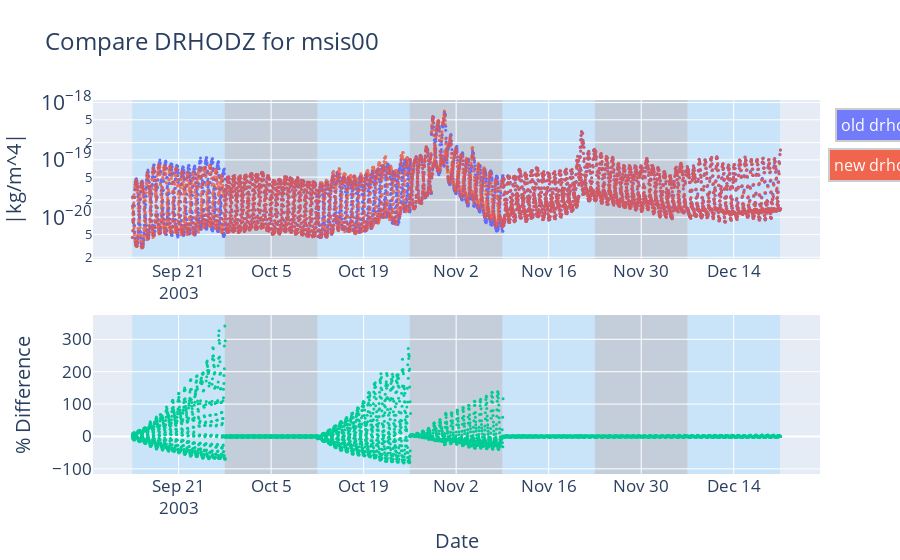

Notebook source saved alongside this figure:
### Code cell
%load_ext autoreload
%autoreload 2

import sys  
sys.path.insert(0, '/data/geodyn_proj/pygeodyn/')
from pygeodyn_Analysis import plot_drhodz


fig = make_subplots(rows=2, cols=1   )

fig = plot_drhodz(fig, Obj_msis00_DrhodzOff,Obj_msis00_DrhodzOn, 0, 200, 'old drhodz','new drhodz' )
# fig = plot_drhodz(fig, , 1, 200, 'DRHODZ update On')

iplot(fig)

### Figure 1 — Plotly figure (JSON) as saved in the notebook; plotly's stock layout.template omitted (floating-point values rounded to 4 significant figures; data arrays with more than 128 entries replaced by an {"elided": "..."} marker saying what was removed)
{"data": [{"marker": {"color": "#636EFA", "size": 3}, "mode": "markers", "name": "Arc: 1", "showlegend": false, "type": "scatter", "x": {"elided": "809 str values"}, "xaxis": "x", "y": {"elided": "809 float values"}, "yaxis": "y"}, {"marker": {"color": "#EF553B", "size": 3}, "mode": "markers", "name": "Arc: 1", "opacity": 0.8, "showlegend": false, "type": "scatter", "x": {"elided": "809 str values"}, "xaxis": "x", "y": {"elided": "809 float values"}, "yaxis": "y"}, {"marker": {"color": "#00CC96", "size": 3}, "mode": "markers", "name": "Arc: 1", "showlegend": false, "type": "scatter", "x": {"elided": "809 str values"}, "xaxis": "x2", "y": {"elided": "809 float values"}, "yaxis": "y2"}, {"marker": {"color": "#636EFA", "size": 3}, "mode": "markers", "name": "Arc: 2", "showlegend": false, "type": "scatter", "x": {"elided": "809 str values"}, "xaxis": "x", "y": {"elided": "809 float values"}, "yaxis": "y"}, {"marker": {"color": "#EF553B", "size": 3}, "mode": "markers", "name": "Arc: 2", "opacity": 0.8, "showlegend": false, "type": "scatter", "x": {"elided": "809 str values"}, "xaxis": "x", "y": {"elided": "809 float values"}, "yaxis": "y"}, {"marker": {"color": "#00CC96", "size": 3}, "mode": "markers", "name": "Arc: 2", "showlegend": false, "type": "scatter", "x": {"elided": "809 str values"}, "xaxis": "x2", "y": {"elided": "809 float values"}, "yaxis": "y2"}, {"marker": {"color": "#636EFA", "size": 3}, "mode": "markers", "name": "Arc: 3", "showlegend": false, "type": "scatter", "x": {"elided": "810 str values"}, "xaxis": "x", "y": {"elided": "810 float values"}, "yaxis": "y"}, {"marker": {"color": "#EF553B", "size": 3}, "mode": "markers", "name": "Arc: 3", "opacity": 0.8, "showlegend": false, "type": "scatter", "x": {"elided": "810 str values"}, "xaxis": "x", "y": {"elided": "810 float values"}, "yaxis": "y"}, {"marker": {"color": "#00CC96", "size": 3}, "mode": "markers", "name": "Arc: 3", "showlegend": false, "type": "scatter", "x": {"elided": "810 str values"}, "xaxis": "x2", "y": {"elided": "810 float values"}, "yaxis": "y2"}, {"marker": {"color": "#636EFA", "size": 3}, "mode": "markers", "name": "Arc: 4", "showlegend": false, "type": "scatter", "x": {"elided": "803 str values"}, "xaxis": "x", "y": {"elided": "803 float values"}, "yaxis": "y"}, {"marker": {"color": "#EF553B", "size": 3}, "mode": "markers", "name": "Arc: 4", "opacity": 0.8, "showlegend": false, "type": "scatter", "x": {"elided": "803 str values"}, "xaxis": "x", "y": {"elided": "803 float values"}, "yaxis": "y"}, {"marker": {"color": "#00CC96", "size": 3}, "mode": "markers", "name": "Arc: 4", "showlegend": false, "type": "scatter", "x": {"elided": "803 str values"}, "xaxis": "x2", "y": {"elided": "803 float values"}, "yaxis": "y2"}, {"marker": {"color": "#636EFA", "size": 3}, "mode": "markers", "name": "Arc: 5", "showlegend": false, "type": "scatter", "x": {"elided": "810 str values"}, "xaxis": "x", "y": {"elided": "810 float values"}, "yaxis": "y"}, {"marker": {"color": "#EF553B", "size": 3}, "mode": "markers", "name": "Arc: 5", "opacity": 0.8, "showlegend": false, "type": "scatter", "x": {"elided": "810 str values"}, "xaxis": "x", "y": {"elided": "810 float values"}, "yaxis": "y"}, {"marker": {"color": "#00CC96", "size": 3}, "mode": "markers", "name": "Arc: 5", "showlegend": false, "type": "scatter", "x": {"elided": "810 str values"}, "xaxis": "x2", "y": {"elided": "810 float values"}, "yaxis": "y2"}, {"marker": {"color": "#636EFA", "size": 3}, "mode": "markers", "name": "Arc: 6", "showlegend": false, "type": "scatter", "x": {"elided": "802 str values"}, "xaxis": "x", "y": {"elided": "802 float values"}, "yaxis": "y"}, {"marker": {"color": "#EF553B", "size": 3}, "mode": "markers", "name": "Arc: 6", "opacity": 0.8, "showlegend": false, "type": "scatter", "x": {"elided": "802 str values"}, "xaxis": "x", "y": {"elided": "802 float values"}, "yaxis": "y"}, {"marker": {"color": "#00CC96", "size": 3}, "mode": "markers", "name": "Arc: 6", "showlegend": false, "type": "scatter", "x": {"elided": "802 str values"}, "xaxis": "x2", "y": {"elided": "802 float values"}, "yaxis": "y2"}, {"marker": {"color": "#636EFA", "size": 3}, "mode": "markers", "name": "Arc: 7", "showlegend": false, "type": "scatter", "x": {"elided": "807 str values"}, "xaxis": "x", "y": {"elided": "807 float values"}, "yaxis": "y"}, {"marker": {"color": "#EF553B", "size": 3}, "mode": "markers", "name": "Arc: 7", "opacity": 0.8, "showlegend": false, "type": "scatter", "x": {"elided": "807 str values"}, "xaxis": "x", "y": {"elided": "807 float values"}, "yaxis": "y"}, {"marker": {"color": "#00CC96", "size": 3}, "mode": "markers", "name": "Arc: 7", "showlegend": false, "type": "scatter", "x": {"elided": "807 str values"}, "xaxis": "x2", "y": {"elided": "807 float values"}, "yaxis": "y2"}], "layout": {"annotations": [{"align": "center", "bgcolor": "#636EFA", "bordercolor": "#c7c7c7", "borderpad": 4, "borderwidth": 2, "font": {"color": "#ffffff", "size": 16}, "opacity": 0.9, "showarrow": false, "text": "old drhodz", "x": 1.15, "xref": "x domain", "y": 0.95, "yref": "y domain"}, {"align": "center", "bgcolor": "#EF553B", "bordercolor": "#c7c7c7", "borderpad": 4, "borderwidth": 2, "font": {"color": "#ffffff", "size": 16}, "opacity": 0.9, "showarrow": false, "text": "new drhodz", "x": 1.15, "xref": "x domain", "y": 0.7, "yref": "y domain"}], "font": {"size": 17}, "shapes": [{"fillcolor": "LightSkyBlue", "layer": "below", "line": {"width": 0}, "opacity": 0.3, "type": "rect", "x0": "2003-09-14T00:00:00", "x1": "2003-09-28T00:00:00", "xref": "x", "y0": 0, "y1": 1, "yref": "y domain"}, {"fillcolor": "LightSkyBlue", "layer": "below", "line": {"width": 0}, "opacity": 0.3, "type": "rect", "x0": "2003-09-14T00:00:00", "x1": "2003-09-28T00:00:00", "xref": "x2", "y0": 0, "y1": 1, "yref": "y2 domain"}, {"fillcolor": "LightSlateGrey", "layer": "below", "line": {"width": 0}, "opacity": 0.3, "type": "rect", "x0": "2003-09-28T00:00:00", "x1": "2003-10-12T00:00:00", "xref": "x", "y0": 0, "y1": 1, "yref": "y domain"}, {"fillcolor": "LightSlateGrey", "layer": "below", "line": {"width": 0}, "opacity": 0.3, "type": "rect", "x0": "2003-09-28T00:00:00", "x1": "2003-10-12T00:00:00", "xref": "x2", "y0": 0, "y1": 1, "yref": "y2 domain"}, {"fillcolor": "LightSkyBlue", "layer": "below", "line": {"width": 0}, "opacity": 0.3, "type": "rect", "x0": "2003-10-12T00:00:00", "x1": "2003-10-26T00:00:00", "xref": "x", "y0": 0, "y1": 1, "yref": "y domain"}, {"fillcolor": "LightSkyBlue", "layer": "below", "line": {"width": 0}, "opacity": 0.3, "type": "rect", "x0": "2003-10-12T00:00:00", "x1": "2003-10-26T00:00:00", "xref": "x2", "y0": 0, "y1": 1, "yref": "y2 domain"}, {"fillcolor": "LightSlateGrey", "layer": "below", "line": {"width": 0}, "opacity": 0.3, "type": "rect", "x0": "2003-10-26T00:00:00", "x1": "2003-11-09T00:00:00", "xref": "x", "y0": 0, "y1": 1, "yref": "y domain"}, {"fillcolor": "LightSlateGrey", "layer": "below", "line": {"width": 0}, "opacity": 0.3, "type": "rect", "x0": "2003-10-26T00:00:00", "x1": "2003-11-09T00:00:00", "xref": "x2", "y0": 0, "y1": 1, "yref": "y2 domain"}, {"fillcolor": "LightSkyBlue", "layer": "below", "line": {"width": 0}, "opacity": 0.3, "type": "rect", "x0": "2003-11-09T00:00:00", "x1": "2003-11-23T00:00:00", "xref": "x", "y0": 0, "y1": 1, "yref": "y domain"}, {"fillcolor": "LightSkyBlue", "layer": "below", "line": {"width": 0}, "opacity": 0.3, "type": "rect", "x0": "2003-11-09T00:00:00", "x1": "2003-11-23T00:00:00", "xref": "x2", "y0": 0, "y1": 1, "yref": "y2 domain"}, {"fillcolor": "LightSlateGrey", "layer": "below", "line": {"width": 0}, "opacity": 0.3, "type": "rect", "x0": "2003-11-23T00:00:00", "x1": "2003-12-07T00:00:00", "xref": "x", "y0": 0, "y1": 1, "yref": "y domain"}, {"fillcolor": "LightSlateGrey", "layer": "below", "line": {"width": 0}, "opacity": 0.3, "type": "rect", "x0": "2003-11-23T00:00:00", "x1": "2003-12-07T00:00:00", "xref": "x2", "y0": 0, "y1": 1, "yref": "y2 domain"}, {"fillcolor": "LightSkyBlue", "layer": "below", "line": {"width": 0}, "opacity": 0.3, "type": "rect", "x0": "2003-12-07T00:00:00", "x1": "2003-12-21T00:00:00", "xref": "x", "y0": 0, "y1": 1, "yref": "y domain"}, {"fillcolor": "LightSkyBlue", "layer": "below", "line": {"width": 0}, "opacity": 0.3, "type": "rect", "x0": "2003-12-07T00:00:00", "x1": "2003-12-21T00:00:00", "xref": "x2", "y0": 0, "y1": 1, "yref": "y2 domain"}], "title": {"text": "Compare DRHODZ for msis00"}, "xaxis": {"anchor": "y", "domain": [0, 1]}, "xaxis2": {"anchor": "y2", "domain": [0, 1], "title": {"text": "Date"}}, "yaxis": {"anchor": "x", "domain": [0.575, 1], "exponentformat": "power", "title": {"text": "|kg/m^4|"}, "type": "log"}, "yaxis2": {"anchor": "x2", "domain": [0, 0.425], "title": {"text": "% Difference"}}}}
